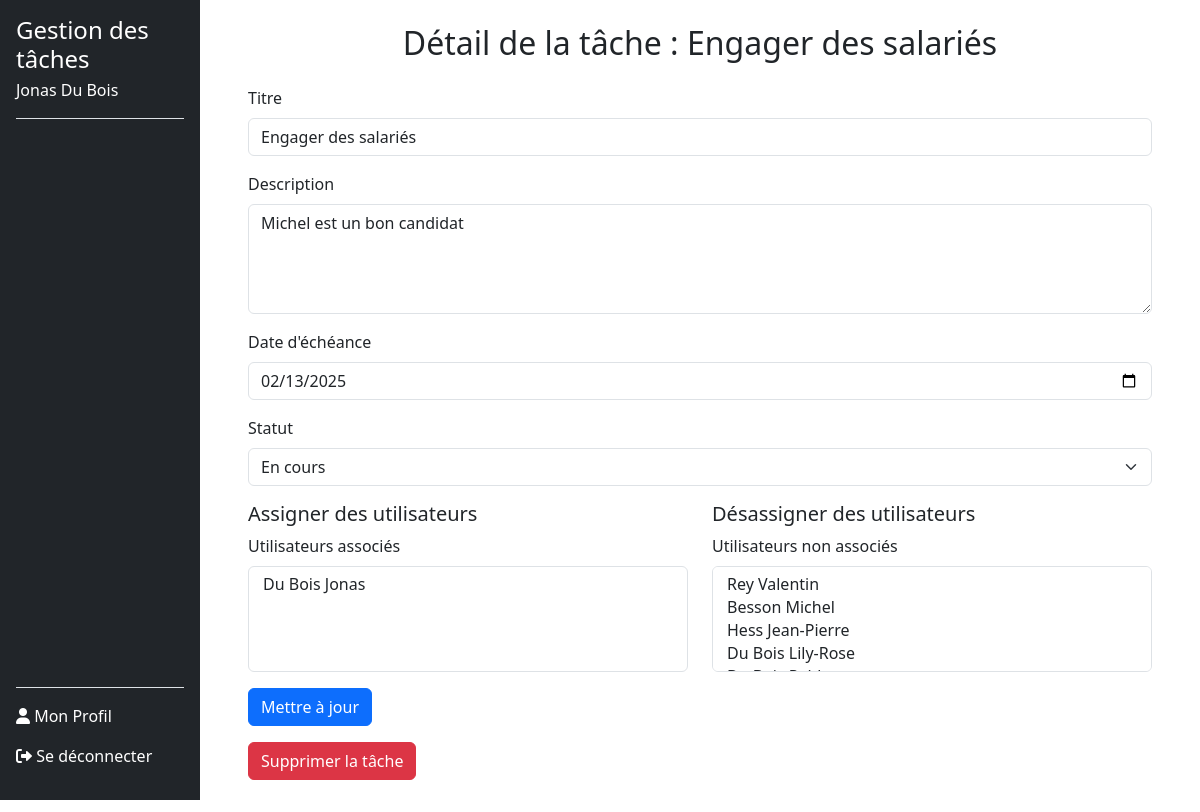
/task_details.php?task_id=40 (signed in), run on an earlier commit of the app's database.
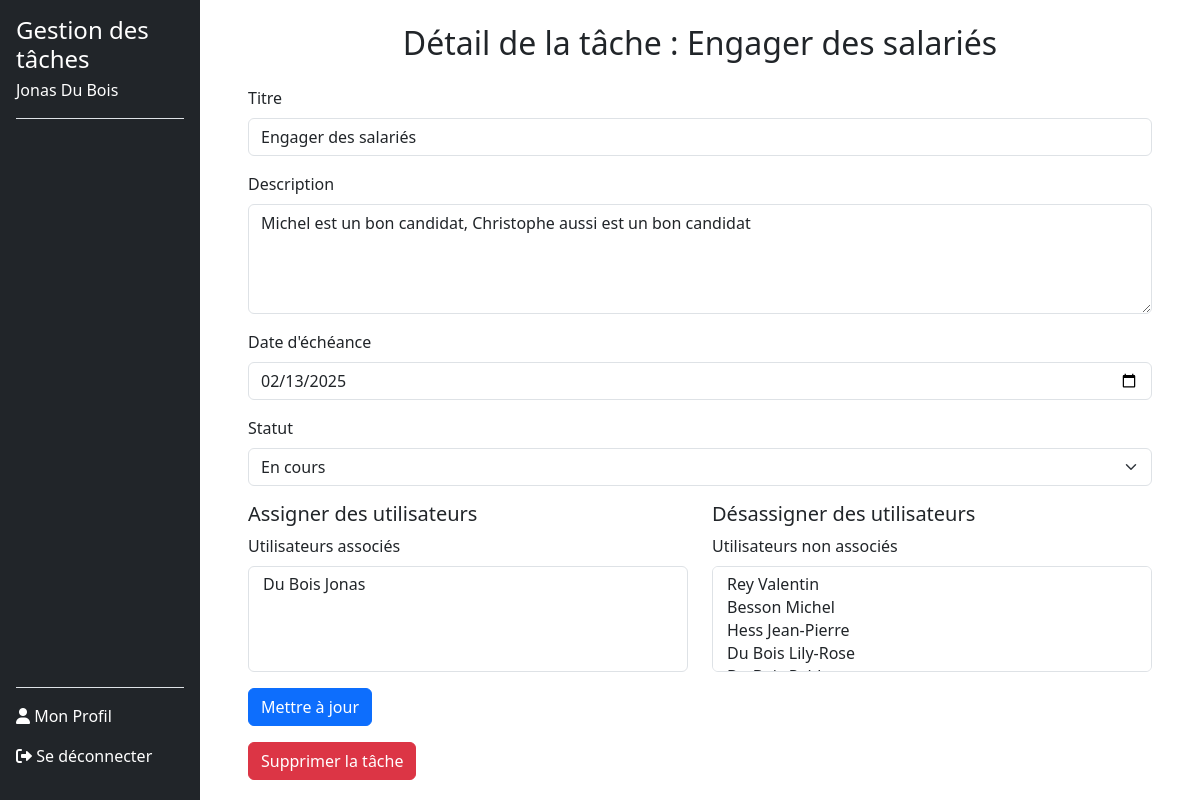
And on a later commit of the database.
### tables this page shows
CREATE TABLE tasks (
        id INTEGER PRIMARY KEY AUTOINCREMENT,
        userId INTEGER NOT NULL,
        titre TEXT NOT NULL,
        description TEXT DEFAULT NULL,
        dateEcheance DATE DEFAULT NULL,
        statut TEXT CHECK(statut IN ('a_faire', 'en_cours', 'termine')) DEFAULT 'a_faire',
        createdAt TIMESTAMP DEFAULT CURRENT_TIMESTAMP, 
        FOREIGN KEY (userId) REFERENCES users(id) ON DELETE CASCADE
    );

### src/dbManager/DbManagerCRUD.php (called while the page is built, shortened)
<?php
class DbManagerCRUD implements I_ApiCRUD
{
    private $db;
    public function __construct()
    {
        $config = parse_ini_file(__DIR__ . '/../config/db.ini');
        $dsn = $config['dsn'];
        $username = $config['username'];
        $password = $config['password'];
        $this->db = new \PDO($dsn, $username, $password);
    }
    public function getTaskById(int $taskId): Task
    {
        try {
            $stmt = $this->db->prepare("SELECT * FROM tasks WHERE id = :task_id");
            $stmt->bindValue(':task_id', $taskId);
            $stmt->execute();
            $taskData = $stmt->fetch(\PDO::FETCH_ASSOC);
            $stmt = $this->db->prepare("SELECT userId FROM task_users WHERE taskId = :taskId");
            $stmt->bindValue(':taskId', $taskId);
            $stmt->execute();
            $userIds = $stmt->fetchAll(\PDO::FETCH_COLUMN);
            $task = new Task(
                $taskData['titre'],
                $taskData['description'],
                $userIds,
                $taskData['dateEcheance'],
                $taskData['statut']
            );
            $task->setId($taskData['id']);
            return $task;
        } catch (\PDOException $e) {
            throw new \Exception('Erreur lors de la récupération de la tâche : ' . $e->getMessage());
        }
    }
}

### src/dbManager/Task.php (called while the page is built, shortened)
<?php
class Task
{
    private $titre;
    private $description;
    private $dateEcheance;
    private $statut;
    public function __construct(
        string $titre,
        string $description = null,
        array $userIds = null,
        string $dateEcheance = null,
        string $statut = 'a_faire',
        int $id = 0,
    ) {
        $this->titre = $titre;
        $this->description = $description;
        $this->dateEcheance = $dateEcheance;
        $this->statut = $statut;
    }
    private function isValidDate(string $date): bool
    {
        $d = DateTime::createFromFormat('Y-m-d', $date);
        return $d && $d->format('Y-m-d') === $date;
    }
    public function rendTitre(): string
    {
        return $this->titre;
    }
    public function rendDescription(): ?string
    {
        return $this->description;
    }
    public function rendDateEcheance(): ?string
    {
        return $this->dateEcheance;
    }
    public function rendStatut(): string
    {
        return $this->statut;
    }
}

### task_details.php (the view, shortened to what the changed rows need)
<?php
$dbManager = new DbManagerCRUD();
$taskId = $_GET['task_id'] ?? null;
$task = $dbManager->getTaskById($taskId);
?>
<!DOCTYPE html>
<html lang="fr">
<head>
    <link href="https://cdn.jsdelivr.net/npm/bootstrap@5.3.0-alpha3/dist/css/bootstrap.min.css" rel="stylesheet">
    <link href="style/styleSheet.css" rel="stylesheet">
</head>
<body>
    <div class="d-flex">
        <?php include 'includes/sidebar.php'; ?>
        <div class="main-content ms-auto col-md-9 col-lg-10 p-5 pt-4">
            <h2 class="text-center mb-4">Détail de la tâche : <?php echo htmlspecialchars($task->rendTitre()); ?></h2>
            <form action="task_details.php?task_id=<?php echo $taskId; ?>" method="POST">
                <div class="mb-3">
                    <label for="title" class="form-label">Titre</label>
                    <input type="text" id="title" name="title" class="form-control" value="<?php echo htmlspecialchars($task->rendTitre()); ?>" required>
                </div>
                <div class="mb-3">
                    <label for="description" class="form-label">Description</label>
                    <textarea id="description" name="description" class="form-control" rows="4"><?php echo htmlspecialchars($task->rendDescription()); ?></textarea>
                </div>
                <div class="mb-3">
                    <label for="deadline" class="form-label">Date d'échéance</label>
                    <input type="date" id="deadline" name="deadline" class="form-control" value="<?php echo $task->rendDateEcheance(); ?>">
                </div>
                <div class="mb-3">
                    <label for="status" class="form-label">Statut</label>
                    <select id="status" name="status" class="form-select">
                        <option value="en_cours" <?php echo $task->rendStatut() == 'en_cours' ? 'selected' : ''; ?>>En cours</option>
                    </select>
                </div>
                <div class="row">
                </div>
                <div class="d-flex justify-content-between align-items-center">
                </div>
            </form>
            <form method="POST" action="delete_task.php?task_id=<?php echo $taskId; ?>" class="mb-0">
                <div class="d-flex justify-content-between align-items-center mt-3">
                </div>
            </form>
        </div>
    </div>
</body>
</html>

What changed in the data, as far as the page shows it:
changed tasks "Engager des salariés": description "Michel est un bon candidat" → "Michel est un bon candidat, Christophe aussi est un bon candidat"
